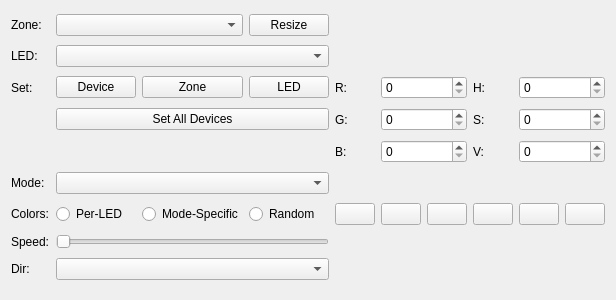
<?xml version="1.0" encoding="UTF-8"?>
<ui version="4.0">
 <class>DevicePageUi</class>
 <widget class="QWidget" name="DevicePageUi">
  <property name="geometry">
   <rect>
    <x>0</x>
    <y>0</y>
    <width>556</width>
    <height>300</height>
   </rect>
  </property>
  <property name="windowTitle">
   <string>Form</string>
  </property>
  <layout class="QGridLayout" name="gridLayout">
   <item row="0" column="0">
    <widget class="QLabel" name="ZoneLabel">
     <property name="text">
      <string>Zone:</string>
     </property>
    </widget>
   </item>
   <item row="0" column="1" colspan="2">
    <widget class="QComboBox" name="ZoneBox"/>
   </item>
   <item row="0" column="3">
    <widget class="QPushButton" name="ResizeButton">
     <property name="text">
      <string>Resize</string>
     </property>
    </widget>
   </item>
   <item row="1" column="0">
    <widget class="QLabel" name="LEDLabel">
     <property name="text">
      <string>LED:</string>
     </property>
    </widget>
   </item>
   <item row="1" column="1" colspan="3">
    <widget class="QComboBox" name="LEDBox"/>
   </item>
   <item row="2" column="0">
    <widget class="QLabel" name="SetLabel">
     <property name="text">
      <string>Set:</string>
     </property>
    </widget>
   </item>
   <item row="2" column="1">
    <widget class="QPushButton" name="SetDeviceButton">
     <property name="text">
      <string>Device</string>
     </property>
    </widget>
   </item>
   <item row="2" column="2">
    <widget class="QPushButton" name="SetZoneButton">
     <property name="text">
      <string>Zone</string>
     </property>
    </widget>
   </item>
   <item row="2" column="3">
    <widget class="QPushButton" name="SetLEDButton">
     <property name="text">
      <string>LED</string>
     </property>
    </widget>
   </item>
   <item row="2" column="4">
    <widget class="QLabel" name="RedLabel">
     <property name="text">
      <string>R:</string>
     </property>
    </widget>
   </item>
   <item row="2" column="5" colspan="2">
    <widget class="QSpinBox" name="RedSpinBox">
     <property name="maximum">
      <number>255</number>
     </property>
    </widget>
   </item>
   <item row="2" column="7">
    <widget class="QLabel" name="HueLabel">
     <property name="text">
      <string>H:</string>
     </property>
    </widget>
   </item>
   <item row="2" column="8" colspan="2">
    <widget class="QSpinBox" name="HueSpinBox">
     <property name="maximum">
      <number>359</number>
     </property>
    </widget>
   </item>
   <item row="3" column="1" colspan="3">
    <widget class="QPushButton" name="SetAllButton">
     <property name="text">
      <string>Set All Devices</string>
     </property>
    </widget>
   </item>
   <item row="3" column="4">
    <widget class="QLabel" name="GreenLabel">
     <property name="text">
      <string>G:</string>
     </property>
    </widget>
   </item>
   <item row="3" column="5" colspan="2">
    <widget class="QSpinBox" name="GreenSpinBox">
     <property name="maximum">
      <number>255</number>
     </property>
    </widget>
   </item>
   <item row="3" column="7">
    <widget class="QLabel" name="SatLabel">
     <property name="text">
      <string>S:</string>
     </property>
    </widget>
   </item>
   <item row="3" column="8" colspan="2">
    <widget class="QSpinBox" name="SatSpinBox">
     <property name="maximum">
      <number>255</number>
     </property>
    </widget>
   </item>
   <item row="4" column="4">
    <widget class="QLabel" name="BlueLabel">
     <property name="text">
      <string>B:</string>
     </property>
    </widget>
   </item>
   <item row="4" column="5" colspan="2">
    <widget class="QSpinBox" name="BlueSpinBox">
     <property name="maximum">
      <number>255</number>
     </property>
    </widget>
   </item>
   <item row="4" column="7">
    <widget class="QLabel" name="ValLabel">
     <property name="text">
      <string>V:</string>
     </property>
    </widget>
   </item>
   <item row="4" column="8" colspan="2">
    <widget class="QSpinBox" name="ValSpinBox">
     <property name="maximum">
      <number>255</number>
     </property>
    </widget>
   </item>
   <item row="5" column="0">
    <widget class="QLabel" name="ModeLabel">
     <property name="text">
      <string>Mode:</string>
     </property>
    </widget>
   </item>
   <item row="5" column="1" colspan="3">
    <widget class="QComboBox" name="ModeBox"/>
   </item>
   <item row="6" column="0">
    <widget class="QLabel" name="ColorLabel">
     <property name="text">
      <string>Colors:</string>
     </property>
    </widget>
   </item>
   <item row="6" column="1">
    <widget class="QRadioButton" name="PerLEDCheck">
     <property name="text">
      <string>Per-LED</string>
     </property>
    </widget>
   </item>
   <item row="6" column="2">
    <widget class="QRadioButton" name="ModeSpecificCheck">
     <property name="text">
      <string>Mode-Specific</string>
     </property>
    </widget>
   </item>
   <item row="6" column="3">
    <widget class="QRadioButton" name="RandomCheck">
     <property name="text">
      <string>Random</string>
     </property>
    </widget>
   </item>
   <item row="6" column="4">
    <widget class="QPushButton" name="ButtonRed">
     <property name="text">
      <string/>
     </property>
    </widget>
   </item>
   <item row="6" column="5">
    <widget class="QPushButton" name="ButtonYellow">
     <property name="text">
      <string/>
     </property>
    </widget>
   </item>
   <item row="6" column="6">
    <widget class="QPushButton" name="ButtonGreen">
     <property name="text">
      <string/>
     </property>
    </widget>
   </item>
   <item row="6" column="7">
    <widget class="QPushButton" name="ButtonCyan">
     <property name="text">
      <string/>
     </property>
    </widget>
   </item>
   <item row="6" column="8">
    <widget class="QPushButton" name="ButtonBlue">
     <property name="text">
      <string/>
     </property>
    </widget>
   </item>
   <item row="6" column="9">
    <widget class="QPushButton" name="ButtonMagenta">
     <property name="text">
      <string/>
     </property>
    </widget>
   </item>
   <item row="7" column="0">
    <widget class="QLabel" name="SpeedLabel">
     <property name="text">
      <string>Speed:</string>
     </property>
    </widget>
   </item>
   <item row="7" column="1" colspan="3">
    <widget class="QSlider" name="SpeedSlider">
     <property name="orientation">
      <enum>Qt::Horizontal</enum>
     </property>
    </widget>
   </item>
   <item row="8" column="0">
    <widget class="QLabel" name="DirectionLabel">
     <property name="text">
      <string>Dir:</string>
     </property>
    </widget>
   </item>
   <item row="8" column="1" colspan="3">
    <widget class="QComboBox" name="DirectionBox"/>
   </item>
  </layout>
 </widget>
 <resources/>
 <connections/>
</ui>
